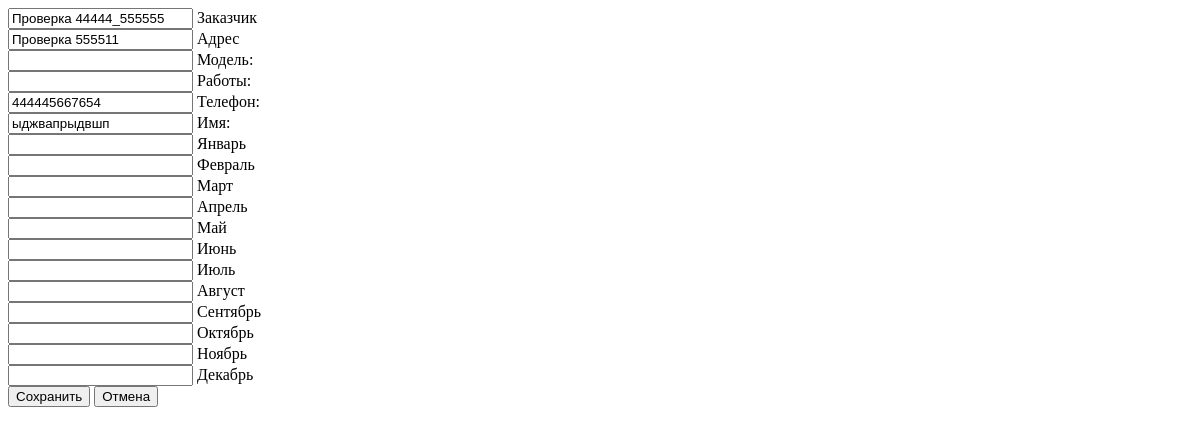
/object/edit/225/, run on an earlier commit of the app's database.
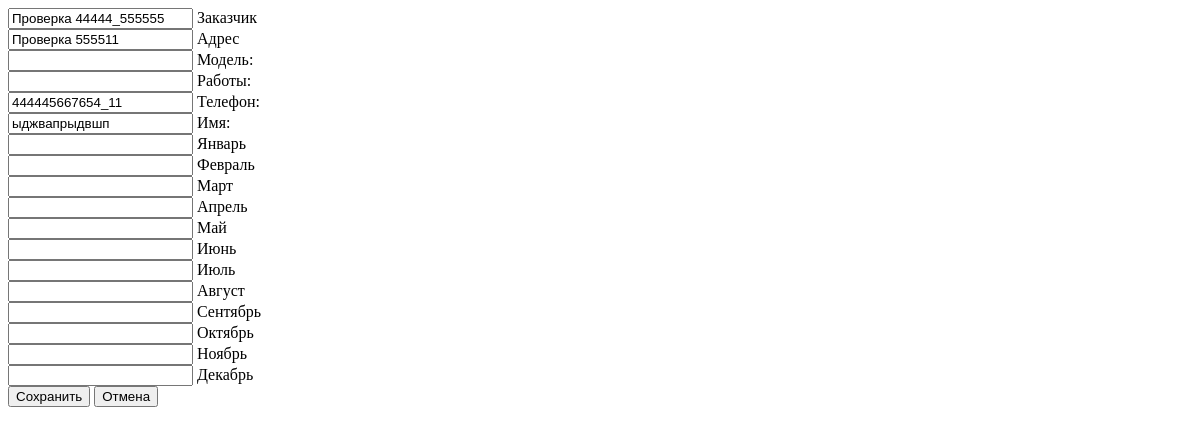
And on a later commit of the database.
### LIFTEH/models.py (models this page shows)
class Object(models.Model):
    customer = models.CharField(max_length=255, default='')
    address = models.CharField(max_length=255, default='')
    model = models.CharField(max_length=255, default='')
    work = models.CharField(max_length=20, default='')
    phone = models.CharField(max_length=20, default='')
    name = models.CharField(max_length=255, default='')
    M1 = models.DecimalField(max_digits=12, decimal_places=2, null=True)
    M2 = models.DecimalField(max_digits=12, decimal_places=2, null=True)
    M3 = models.DecimalField(max_digits=12, decimal_places=2, null=True)
    M4 = models.DecimalField(max_digits=12, decimal_places=2, null=True)
    M5 = models.DecimalField(max_digits=12, decimal_places=2, null=True)
    M6 = models.DecimalField(max_digits=12, decimal_places=2, null=True)
    M7 = models.DecimalField(max_digits=12, decimal_places=2, null=True)
    M8 = models.DecimalField(max_digits=12, decimal_places=2, null=True)
    M9 = models.DecimalField(max_digits=12, decimal_places=2, null=True)
    M10 = models.DecimalField(max_digits=12, decimal_places=2, null=True)
    M11 = models.DecimalField(max_digits=12, decimal_places=2, null=True)
    M12 = models.DecimalField(max_digits=12, decimal_places=2, null=True)

### LIFTEH/views.py (the view, shortened to what this page needs)
# urls.py: path('object/edit/<int:pk>/', views.objects_edit, name='object_edit'),
def objects_edit(request, pk):
    servicing = get_object_or_404(Object, pk=pk)
    form = ObjectForm(instance=servicing)
    return render(request, 'object_edit.html', {'form': form, 'object': servicing})

### LIFTEH/templatetags/form_tags.py (called while the page is built)
@register.filter
def get_month_name(month):
    month = int(month)  # Преобразуем строку в число
    month_names = {
        1: "Январь", 2: "Февраль", 3: "Март", 4: "Апрель",
        5: "Май", 6: "Июнь", 7: "Июль", 8: "Август",
        9: "Сентябрь", 10: "Октябрь", 11: "Ноябрь", 12: "Декабрь"
    }
    return month_names.get(month, f"M{month}")

@register.filter
def split(value, arg=" "):
    return value.split(arg)

@register.filter
def get_field_value(form, field_name):
    return form[field_name].value() if field_name in form.fields else ""

@register.filter
def format_decimal(value):
    if value is None:
        return ""
    return str(value).replace(',', '.')  # Заменяем запятую на точку

### LIFTEH/templates/object_edit.html (shortened to what this page needs)
{% load form_tags %}
<form method="post" id="objectEditForm" action="{% url 'object_edit' pk=object.id %}">
        <div class="form-floating mb-2">
            <div class="form-floating">
                <input type="text" class="form-control" name="customer" value="{{ form.customer.value }}" id="id_customer" required>
                <label for="id_customer">Заказчик</label>
            </div>
        </div>
        <div class="form-floating mb-2">
            <div class="form-floating">
                <input type="text" class="form-control" name="address" value="{{ form.address.value }}" autocomplete="address" id="id_address" required>
                <label for="id_address">Адрес</label>
            </div>
        </div>
            <div class="row g-2">
        <div class="col-md-6">
      <div class="form-floating mb-2">
        <input type="text" class="form-control" name="model" value="{{ form.model.value }}" maxlength="255" id="id_model" placeholder='' required>
        <label for="id_model" class="form-label">Модель:</label>
      </div>
    </div>
    <div class="col-md-6">
      <div class="form-floating mb-2">
        <input type="text" class="form-control" name="work" value="{{ form.work.value }}" maxlength="20" id="id_work" placeholder='' required>
        <label for="id_work" class="form-label">Работы:</label>
      </div>
    </div>
  </div>
      <div class="row g-2">
        <div class="col-md-6">
      <div class="form-floating mb-2">
        <input type="text" class="form-control" name="phone" value="{{ form.phone.value }}" maxlength="20" autocomplete="phone" id="id_phone" placeholder='' required>
        <label for="id_phone" class="form-label">Телефон:</label>
      </div>
    </div>
    <div class="col-md-6">
      <div class="form-floating mb-2">
        <input type="text" class="form-control" name="name" value="{{ form.name.value }}" maxlength="255" autocomplete="given-name" id="id_name" placeholder='' required>
        <label for="id_name" class="form-label">Имя:</label>
      </div>
      </div>
    </div>
<div class="row g-2 mb-2">
    {% for month in "1 2 3 4 5 6 7 8 9 10 11 12"|split %}
    <div class="col-md-2">
        <div class="form-floating">
            {% with field_name="M"|add:month %}
            <input type="number" class="form-control"
                   name="{{ field_name }}"
                   step="any"
                   {% comment %} value="{{ form|get_field_value:field_name|default_if_none:'' }}"  {% endcomment %}
                   value="{{ form|get_field_value:field_name|format_decimal|default_if_none:'' }}"
                   id="id_{{ field_name }}">
            <label for="id_{{ field_name }}" class="form-label">
                {{ month|get_month_name }}
            </label>
            {% endwith %}
        </div>
    </div>
    {% endfor %}
</div>
    <button type="submit" class="btn btn-success">Сохранить</button>
    <button type="button" class="btn btn-primary" data-bs-dismiss="modal">Отмена</button>
</form>

What changed in the data, as far as the page shows it:
changed Object "Проверка 44444_555555": phone "444445667654" → "444445667654_11"
